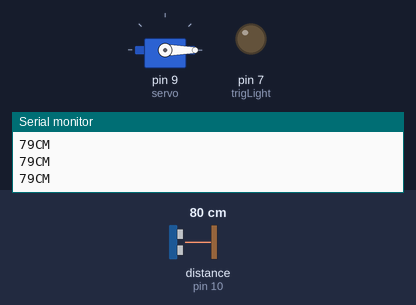
Bench run of a sketch on a simulated Arduino Uno, built with avr-gcc and run on an emulated ATmega328P. Parts: servo, output pins drawn as LEDs (lit = HIGH), the last lines printed to the serial monitor. Wiring (inferred from the names in the program): ultrasonic range finder: trigger pin 8; echo pin 10. Inputs (shaded band) come from the test bench; at power-on: distance to the obstacle (sensor on pin 10) 80 cm. The echo pulse lasts 58.3 µs per cm; pins used as bus, display or sensor lines are not drawn.

Above: at 3.2 s.
3.3 s: distance to the obstacle (sensor on pin 10) set to 13 cm
6.3 s: distance to the obstacle (sensor on pin 10) set to 10 cm
At 7.4 s:
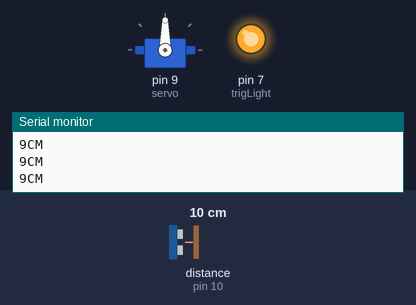
7.8 s: distance to the obstacle (sensor on pin 10) set to 18 cm
At 8.8 s:
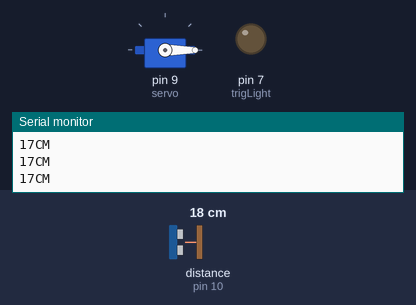
9.3 s: distance to the obstacle (sensor on pin 10) set to 2 cm
At 10.7 s:
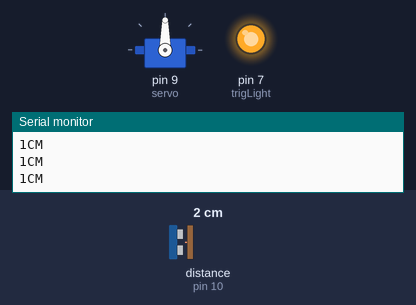
Timing chart, 0 to 11.8 s (numbered marks = the images above; inputs shaded):
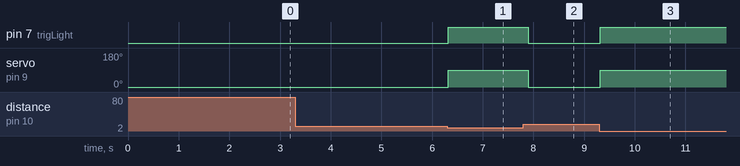

The sketch:

sketch_nov15a.ino
```cpp
#include <Servo.h>
int trigPin=8;
int echoPin=10;
int trigLight = 7;


Servo servo;
int angle=0;

void setup() {
  Serial.begin(9600);
  pinMode(trigPin,OUTPUT);
  pinMode(echoPin,INPUT);
  pinMode(trigLight, OUTPUT);
  servo.attach(9);
  servo.write(angle);
  delay(2000);


}

void loop() {
  long duration,distance;
  digitalWrite(trigPin,HIGH);
  delayMicroseconds(1000);
  digitalWrite(trigPin,LOW);
  duration=pulseIn(echoPin,HIGH);
  distance=(duration/2)/29.1;
  Serial.print(distance);
  Serial.println("CM");
  delay(10);
  if(distance<=10){
    servo.write(90);
    digitalWrite(trigLight,HIGH);
    delay(100);

  }
  else if(distance>10){
    servo.write(angle);
   digitalWrite(trigLight,LOW);
  }
//servo.write(90);
//delay(1000);
//servo.write(0);
//delay(1000);
}
```

Measured:
- the behaviour switches between 12 and 11 cm on distance to the obstacle (sensor on pin 10) (found by bisection; images 0 and 1)
- after the input at 6.3 s, pin 7 (trigLight): LOW → HIGH at once; servo on pin 9 (servo): 0° → 90° at once
- after the input at 7.8 s, pin 7 (trigLight): HIGH → LOW after 0.09 s; servo on pin 9 (servo): 90° → 0° after 0.09 s
- after the input at 9.3 s, pin 7 (trigLight): LOW → HIGH at once; servo on pin 9 (servo): 0° → 90° at once
